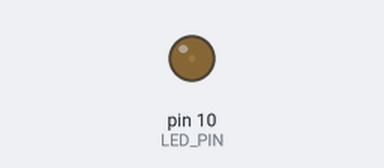
A sketch run on a simulated Arduino Uno, built with avr-gcc and run on an emulated ATmega328P. Shown: output pins drawn as LEDs (lit = HIGH).

Above: at 0.05 s.
At 0.65 s:
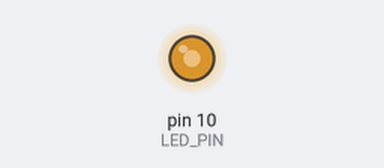
At 1.0 s:
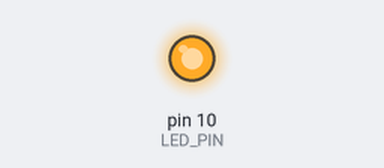
At 1.95 s:
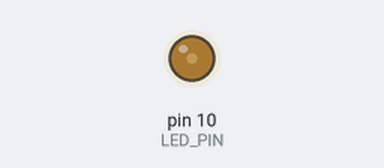
Timing chart, 0 to 5.7 s (numbered marks = the images above):
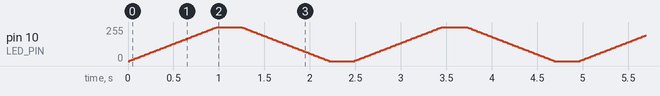

The sketch:

main.ino
```cpp
#define LED_PIN 10
#define ANALOG_MAX 255
#define ANALOG_MIN 0

#define MAX(a, b) (a > b ? a : b)
#define MIN(a, b) (a < b ? a : b)
#define CLAMP(x, min, max) (MAX(MIN(x, max), min))

void fade_in(int time, int step) {
  int steps = ANALOG_MAX / step,
      stepDelay = time / steps;

  for(int i = ANALOG_MIN; i <= ANALOG_MAX; i += step)
  {
    analogWrite(LED_PIN, i);
    delay(stepDelay);
  }
}

void fade_out(int time, int step) {
  int steps = ANALOG_MAX / step,
      stepDelay = time / steps;

  for(int i = ANALOG_MAX; i >= ANALOG_MIN; i -= step)
  {
    analogWrite(LED_PIN, i);
    delay(stepDelay);
  }
}

void setup() {
  pinMode(LED_PIN, OUTPUT);
}

void loop() {
  fade_in(1000, 5);
  delay(250);
  fade_out(1000, 5);
  delay(250);
}
```
